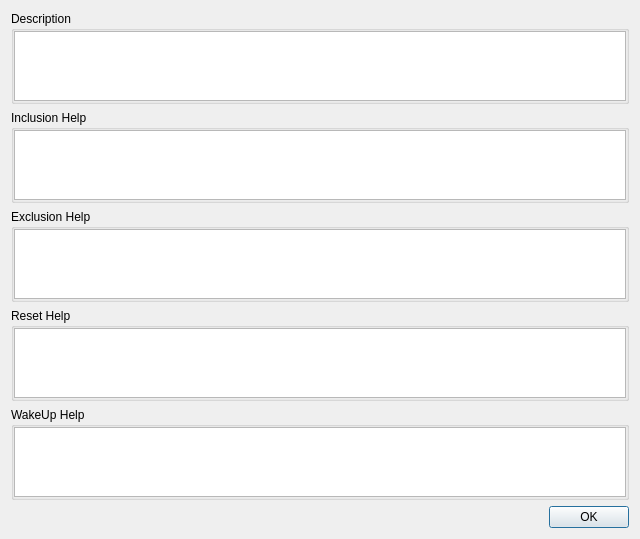
<?xml version="1.0" encoding="UTF-8"?>
<ui version="4.0">
 <class>MetaDataWindow</class>
 <widget class="QDialog" name="MetaDataWindow">
  <property name="geometry">
   <rect>
    <x>0</x>
    <y>0</y>
    <width>640</width>
    <height>480</height>
   </rect>
  </property>
  <property name="windowTitle">
   <string>Device Help</string>
  </property>
  <layout class="QVBoxLayout" name="verticalLayout">
   <item>
    <widget class="QGroupBox" name="groupBox">
     <property name="title">
      <string>Description</string>
     </property>
     <layout class="QVBoxLayout" name="verticalLayout_2">
      <property name="leftMargin">
       <number>0</number>
      </property>
      <property name="topMargin">
       <number>0</number>
      </property>
      <property name="rightMargin">
       <number>0</number>
      </property>
      <property name="bottomMargin">
       <number>0</number>
      </property>
      <item>
       <widget class="QTextBrowser" name="md_description"/>
      </item>
     </layout>
    </widget>
   </item>
   <item>
    <widget class="QGroupBox" name="groupBox_2">
     <property name="title">
      <string>Inclusion Help</string>
     </property>
     <layout class="QVBoxLayout" name="verticalLayout_3">
      <property name="leftMargin">
       <number>0</number>
      </property>
      <property name="topMargin">
       <number>0</number>
      </property>
      <property name="rightMargin">
       <number>0</number>
      </property>
      <property name="bottomMargin">
       <number>0</number>
      </property>
      <item>
       <widget class="QTextBrowser" name="md_inclusion"/>
      </item>
     </layout>
    </widget>
   </item>
   <item>
    <widget class="QGroupBox" name="groupBox_3">
     <property name="title">
      <string>Exclusion Help</string>
     </property>
     <layout class="QVBoxLayout" name="verticalLayout_4">
      <property name="leftMargin">
       <number>0</number>
      </property>
      <property name="topMargin">
       <number>0</number>
      </property>
      <property name="rightMargin">
       <number>0</number>
      </property>
      <property name="bottomMargin">
       <number>0</number>
      </property>
      <item>
       <widget class="QTextBrowser" name="md_exclusion"/>
      </item>
     </layout>
    </widget>
   </item>
   <item>
    <widget class="QGroupBox" name="groupBox_4">
     <property name="title">
      <string>Reset Help</string>
     </property>
     <layout class="QVBoxLayout" name="verticalLayout_5">
      <property name="leftMargin">
       <number>0</number>
      </property>
      <property name="topMargin">
       <number>0</number>
      </property>
      <property name="rightMargin">
       <number>0</number>
      </property>
      <property name="bottomMargin">
       <number>0</number>
      </property>
      <item>
       <widget class="QTextBrowser" name="md_reset"/>
      </item>
     </layout>
    </widget>
   </item>
   <item>
    <widget class="QGroupBox" name="groupBox_5">
     <property name="title">
      <string>WakeUp Help</string>
     </property>
     <layout class="QVBoxLayout" name="verticalLayout_6">
      <property name="leftMargin">
       <number>0</number>
      </property>
      <property name="topMargin">
       <number>0</number>
      </property>
      <property name="rightMargin">
       <number>0</number>
      </property>
      <property name="bottomMargin">
       <number>0</number>
      </property>
      <item>
       <widget class="QTextBrowser" name="md_wakeup"/>
      </item>
     </layout>
    </widget>
   </item>
   <item>
    <widget class="QDialogButtonBox" name="buttonBox">
     <property name="orientation">
      <enum>Qt::Horizontal</enum>
     </property>
     <property name="standardButtons">
      <set>QDialogButtonBox::Ok</set>
     </property>
    </widget>
   </item>
  </layout>
 </widget>
 <resources/>
 <connections>
  <connection>
   <sender>buttonBox</sender>
   <signal>accepted()</signal>
   <receiver>MetaDataWindow</receiver>
   <slot>accept()</slot>
   <hints>
    <hint type="sourcelabel">
     <x>248</x>
     <y>254</y>
    </hint>
    <hint type="destinationlabel">
     <x>157</x>
     <y>274</y>
    </hint>
   </hints>
  </connection>
  <connection>
   <sender>buttonBox</sender>
   <signal>rejected()</signal>
   <receiver>MetaDataWindow</receiver>
   <slot>reject()</slot>
   <hints>
    <hint type="sourcelabel">
     <x>316</x>
     <y>260</y>
    </hint>
    <hint type="destinationlabel">
     <x>286</x>
     <y>274</y>
    </hint>
   </hints>
  </connection>
 </connections>
</ui>
